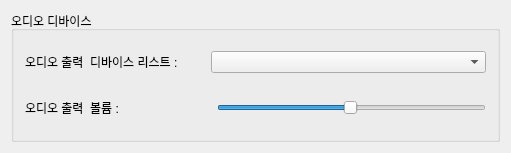
<?xml version="1.0" encoding="UTF-8"?>
<ui version="4.0">
 <class>Widget</class>
 <widget class="QWidget" name="Widget">
  <property name="geometry">
   <rect>
    <x>0</x>
    <y>0</y>
    <width>511</width>
    <height>140</height>
   </rect>
  </property>
  <property name="windowTitle">
   <string>Widget</string>
  </property>
  <layout class="QVBoxLayout" name="verticalLayout">
   <item>
    <widget class="QGroupBox" name="groupBox_2">
     <property name="title">
      <string>오디오 디바이스</string>
     </property>
     <layout class="QVBoxLayout" name="verticalLayout_3">
      <item>
       <layout class="QHBoxLayout" name="horizontalLayout">
        <item>
         <widget class="QLabel" name="label">
          <property name="minimumSize">
           <size>
            <width>180</width>
            <height>40</height>
           </size>
          </property>
          <property name="maximumSize">
           <size>
            <width>180</width>
            <height>40</height>
           </size>
          </property>
          <property name="text">
           <string>오디오 출력  디바이스 리스트 :</string>
          </property>
         </widget>
        </item>
        <item>
         <widget class="QComboBox" name="comboDevList"/>
        </item>
       </layout>
      </item>
      <item>
       <layout class="QHBoxLayout" name="horizontalLayout_4">
        <item>
         <widget class="QLabel" name="label_3">
          <property name="minimumSize">
           <size>
            <width>130</width>
            <height>40</height>
           </size>
          </property>
          <property name="maximumSize">
           <size>
            <width>130</width>
            <height>40</height>
           </size>
          </property>
          <property name="text">
           <string>오디오 출력  볼륨 : </string>
          </property>
         </widget>
        </item>
        <item>
         <widget class="QLabel" name="volLabel">
          <property name="minimumSize">
           <size>
            <width>50</width>
            <height>0</height>
           </size>
          </property>
          <property name="maximumSize">
           <size>
            <width>50</width>
            <height>16777215</height>
           </size>
          </property>
          <property name="text">
           <string/>
          </property>
         </widget>
        </item>
        <item>
         <widget class="QSlider" name="volSlider">
          <property name="minimum">
           <number>1</number>
          </property>
          <property name="maximum">
           <number>100</number>
          </property>
          <property name="singleStep">
           <number>1</number>
          </property>
          <property name="value">
           <number>50</number>
          </property>
          <property name="orientation">
           <enum>Qt::Horizontal</enum>
          </property>
         </widget>
        </item>
       </layout>
      </item>
     </layout>
    </widget>
   </item>
  </layout>
 </widget>
 <layoutdefault spacing="6" margin="11"/>
 <resources/>
 <connections/>
</ui>
